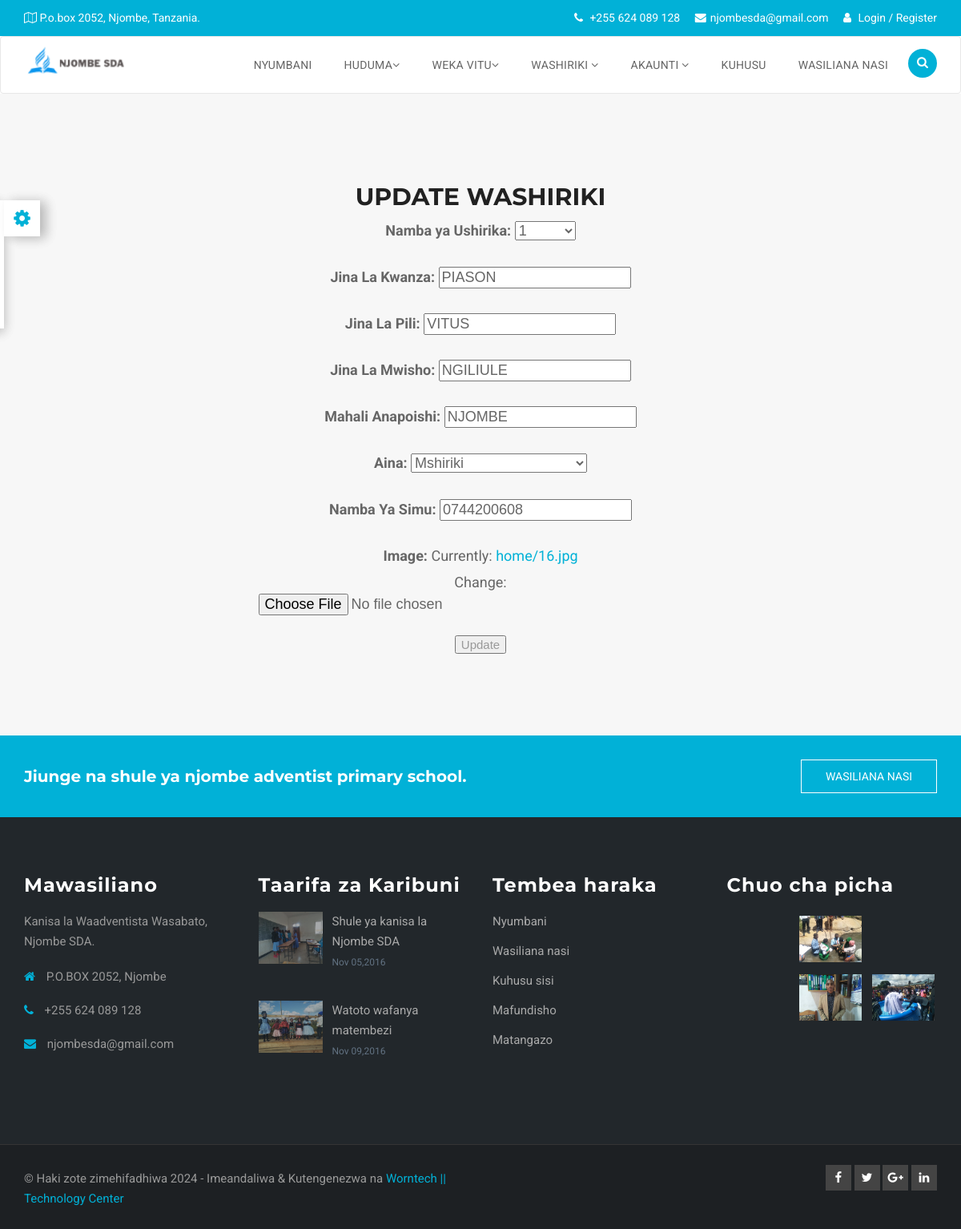
The page /updatewashiriki/1/ on the database its author committed.
### web/models.py (models this page shows)
class Washiriki(models.Model):
    Years = [
    ("2024", "2024"),
    ("2025", "2025"),
    ("2026", "2026"),
    ("2027", "2027"),
    ("2028", "2028"),
]
    aina = [
    ("Mshiriki", "Mshiriki"),
    ("mzee wa kanisa", "mzee wa kanisa"),
    ("karani", "karani"),
    ("shemasi mkuu wa kiume", "shemasi mkuu wa kiume"),
    ("shemasi mkuu wa kike", "shemasi mkuu wa kike"),
]
    Namba_ya_Ushirika = models.ForeignKey(MyUser, on_delete=models.CASCADE)
    Jina_La_Kwanza = models.CharField(max_length=100)
    Jina_La_Pili = models.CharField(max_length=100)
    Jina_La_Mwisho = models.CharField(max_length=100)
    Mahali_Anapoishi = models.CharField(max_length=100)
    Aina = models.CharField(max_length=40, choices=aina)
    Namba_Ya_Simu = models.CharField(max_length=100)
    Image =models.ImageField(upload_to="home/")
    date_joined=models.DateTimeField(verbose_name="date joined", auto_now_add=True)

### web/views.py (the view)
# urls.py: path('updatewashiriki/<int:id>/', views.updatewashiriki, name = "updatewashiriki"),
def updatewashiriki(request, id):
    c = Washiriki.objects.get(id=id)
    washiriki = WashirikiForm(instance=c)
    if request.method == "POST":
        washiriki = WashirikiForm(request.POST, files=request.FILES, instance=c)
        if washiriki.is_valid():
            washiriki.save()
            messages.info(request, 'Updated succesefull.')
            return redirect('washiriki')
    context = {"washiriki":washiriki}
    return render(request, 'web/updatewashiriki.html', context)

### web/forms.py
class WashirikiForm(ModelForm):
    class Meta:
        model = Washiriki
        fields = '__all__'

### web/models.py (called while the page is built)
    def __str__(self):
        return self.username

### web/templates/web/updatewashiriki.html (shortened to what this page needs)
{% extends 'web/base.html' %}
{% load static %}
{% block content %}
<!DOCTYPE html><html lang="en"><head>
  <link rel="stylesheet" href="{% static 'web/css/bootstrap.min.css' %}">
  <link rel="stylesheet" href="{% static 'web/css/main.css' %}">
  <link rel="stylesheet" href="{% static 'web/css/normalize.css' %}">
  <link rel="stylesheet" href="{% static 'web/css/font-awesome.min.css' %}">
  <link rel="stylesheet" href="{% static 'web/css/color-switcher.css' %}" type="text/css">
  <link rel="stylesheet" href="{% static 'web/css/animate.css' %}" type="text/css">
  <link rel="stylesheet" href="{% static 'web/css/owl.carousel.css' %}" type="text/css">
  <link rel="stylesheet" href="{% static 'web/css/owl.theme.css' %}" type="text/css">
  <link rel="stylesheet" href="{% static 'web/css/settings.css' %}" type="text/css">
  <link rel="stylesheet" href="{% static 'web/css/nivo-lightbox.css' %}" type="text/css">
  <link rel="stylesheet" href="{% static 'web/css/slicknav.css' %}" type="text/css">
  <link rel="stylesheet" href="{% static 'web/css/responsive.css' %}">
  <link rel="stylesheet" type="text/css" href="{% static 'web/css/sky.css' %}" media="screen">
</head>
<body>
    <section id="content" class="error-bg">
      <div class="container">
        <div class="row">
          <div class="col-md-6 col-md-offset-3">
            <div class="error-page">
                <h4>UPDATE WASHIRIKI</h4>
                <form method="POST" enctype="multipart/form-data">
                    {{washiriki.as_p}}
                    <input type="submit" class="buttons" value="Update">
                </form>
            </div>
          </div>
        </div>
      </div>
    </section>
    <div class="cta">
      <div class="container">
        <div class="row">
          <div class="col-md-8 col-sm-8">
            <h3>Jiunge na shule ya njombe adventist primary school.</h3>
          </div>
          <div class="col-md-4 col-sm-4">
            <a href="#" class="btn btn-border">Wasiliana Nasi</a>
          </div>
        </div>
      </div>
    </div>
</body></html>
{% endblock %}

### web/static/web/css/main.css (style rules this page uses)
body { font-size: 15px; font-family: 'Roboto', sans-serif; font-weight: 400; color: #999999; margin: 0; line-height: 25px; background: #fff; -webkit-box-sizing: box-sizing; -moz-box-sizing: box-sizing; box-sizing: box-sizing; }
h1, h2, h3, h4, h5, h6 { font-weight: 700; color: #212121; font-family: 'Montserrat', sans-serif; font-size: 30px; margin: 0; padding: 12px 0; }
p { font-size: 15px; font-weight: 400; }
.btn, button { padding: 10px 30px; border-radius: 0px; font-weight: 400; color: #fff; font-size: 14px; -webkit-transition: all 0.3s linear; -moz-transition: all 0.3s linear; -o-transition: all 0.3s linear; transition: all 0.3s linear; overflow: hidden; text-transform: uppercase; }
.btn-border { border: 1px solid #fff; color: #FFF; position: relative; z-index: 1; }
.btn-border:before { content: ''; position: absolute; top: 0; width: 100%; height: 140%; z-index: -1; background: #ffffff; webkit-transform: skewY(-4deg); -moz-transform: skewY(-4deg); -ms-transform: skewY(-4deg); -o-transform: skewY(-4deg); transform: skewY(-4deg); left: 0; top: -160%; overflow: hidden !important; }
.cta { padding: 30px 0; background: #436eee; }
.cta h3 { color: #fff; padding: 10px 0; font-weight: 700; font-size: 20px; }
.cta .btn-border { float: right; }
.error-bg { background: #F7F7F7; }
.error-page { text-align: center; padding: 40px 0; }
.error-page p { font-size: 18px; line-height: 28px; color: #666; margin-bottom: 25px; }
#content { padding: 60px 0; }

### web/static/web/css/sky.css (style rules this page uses)
.cta { background: #01b1d7; }

### rows shown on the page
Washiriki: Namba_ya_Ushirika "1", Jina_La_Kwanza "PIASON", Jina_La_Pili "VITUS", Jina_La_Mwisho "NGILIULE", Mahali_Anapoishi "NJOMBE", Aina "Mshiriki", Namba_Ya_Simu "0744200608"
